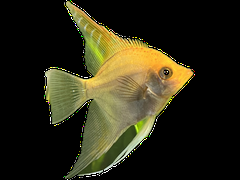
#> input picture src/DeskBox/Assets/Aquarium/angelfish.png, 240 x 180 px, given in place of angelfish.jpg, which was not available
$ python prepare-aquarium-realistic-assets.py
#> lines starting #> are read from the running program, lines starting #| are printed output that depends on the picture; pictures that were not available may be replaced by others from this repository, and a replacement may not be noted
#> (the call stopped at in fetch, `with urllib.request.urlopen(request, timeout=45) as response:`: the network is not available in this run)
"""Download and prepare realistic aquarium cut-outs from Wikimedia Commons.

The generated PNGs are transparent crops used by the aquarium scene.  Source
metadata is written beside the cached downloads so LICENSES.md can retain
attribution when the assets are regenerated.
"""

from __future__ import annotations

import json
import urllib.parse
import urllib.request
from pathlib import Path

import cv2
import numpy as np
from PIL import Image, ImageDraw


ROOT = Path(__file__).resolve().parents[1]
CACHE = ROOT / ".artifacts" / "aquarium-realistic-sources"
OUTPUT = ROOT / "src" / "DeskBox" / "Assets" / "Aquarium"

# The titles are stable Commons file names selected for clear, isolated
# subjects.  The API response retains author and license metadata.
SOURCES = {
    "angelfish": "File:Pterophyllum scalare 03.jpg",
    "lionfish": "File:Pterois volitans Manado-e.jpg",
    "pufferfish": "File:Pez globo (Arothron diadematus), mar Rojo, Egipto, 2023-04-17, DD 19.jpg",
    "seahorse": "File:Longsnout Seahorse (Hippocampus reidi).jpg",
    "yellow-tang": "File:Yellow tang in the Leningrad zoo 7.jpg",
    "royal-gramma": "File:Pez abuela real (Gramma loreto), San Pedro, Belice, 2025-12-18, DD 31.jpg",
    "mandarinfish": "File:Synchiropus splendidus 2 Luc Viatour.jpg",
    "moorish-idol": "File:Idole des Maures (Zanclus cornutus).jpg",
    "cardinalfish": "File:Apogonidae Sphaeramia nematoptera 3.jpg",
    "java-fern": "File:Java Fern (Microsorum pteropus) growing in the wild..jpg",
    "hornwort": "File:Ceratophyllum demersum, hornwort, rigid hornwort, coontail, or coon's tail. .jpg",
    "amazon-sword": "File:Echinodorus amazonicus-2-veda aquarium-bengaluru-India.jpg",
    "vallisneria": "File:Vallisneria nana-3-veda aquarium-bengaluru-India.jpg",
    "porcelain-crab": "File:Petrolisthes elongatus (New Zealand half crab).JPG",
    "emerald-crab": "File:Emerald Crab munching on Hair Algae.jpg",
    "hermit-crab": "File:Hairy yellow hermit crab Aniculus maximus.jpg",
    "fiddler-crab": "File:Compressed fiddler crab (Uca coarctata) male.jpg",
}


def fetch(url: str) -> bytes:
    request = urllib.request.Request(
        url,
        headers={"User-Agent": "SltBoxAssetPreparation/1.0 (https://sltbox.2leaves.cn)"},
    )
    with urllib.request.urlopen(request, timeout=45) as response:
        return response.read()


def download_sources() -> None:
    CACHE.mkdir(parents=True, exist_ok=True)
    for key, title in SOURCES.items():
        metadata_path = CACHE / f"{key}.json"
        if not metadata_path.exists():
            query = urllib.parse.urlencode(
                {
                    "action": "query",
                    "format": "json",
                    "titles": title,
                    "prop": "imageinfo",
                    "iiprop": "url|extmetadata",
                    "iiurlwidth": "1600",
                }
            )
            pages = json.loads(fetch("https://commons.wikimedia.org/w/api.php?" + query))["query"]["pages"]
            page = next(iter(pages.values()))
            if "imageinfo" not in page:
                raise RuntimeError(f"Commons source not found: {title}")
            metadata_path.write_text(json.dumps(page["imageinfo"][0], ensure_ascii=False, indent=2), encoding="utf-8")
        info = json.loads(metadata_path.read_text(encoding="utf-8"))
        source_path = CACHE / f"{key}.jpg"
        if not source_path.exists():
            url = info.get("thumburl", info["url"]).split("?")[0]
            source_path.write_bytes(fetch(url))
        print(key, Image.open(source_path).size, flush=True)


def _foreground(image: np.ndarray) -> np.ndarray:
    height, width = image.shape[:2]
    mask = np.zeros((height, width), np.uint8)
    rect = (max(2, width // 35), max(2, height // 35), max(4, width - width // 18), max(4, height - height // 18))
    background = np.zeros((1, 65), np.float64)
    foreground = np.zeros((1, 65), np.float64)
    cv2.grabCut(image, mask, rect, background, foreground, 3, cv2.GC_INIT_WITH_RECT)
    alpha = np.where((mask == cv2.GC_FGD) | (mask == cv2.GC_PR_FGD), 255, 0).astype(np.uint8)
    alpha = cv2.morphologyEx(alpha, cv2.MORPH_OPEN, np.ones((3, 3), np.uint8))
    return cv2.GaussianBlur(alpha, (3, 3), 0)


def _cyan_water_mask(image: np.ndarray) -> np.ndarray:
    blue, green, red = cv2.split(image)
    water = (blue > 105) & (green > 105) & (red < 165) & ((blue + green) > red * 2.0)
    alpha = (~water).astype(np.uint8) * 255
    alpha = cv2.morphologyEx(alpha, cv2.MORPH_OPEN, np.ones((3, 3), np.uint8))
    return cv2.GaussianBlur(alpha, (3, 3), 0)


def _green_plant_mask(image: np.ndarray) -> np.ndarray:
    hsv = cv2.cvtColor(image, cv2.COLOR_BGR2HSV)
    hue, saturation, value = cv2.split(hsv)
    blue, green_channel, red = cv2.split(image)
    green = ((hue >= 24) & (hue <= 92) & (saturation >= 45) & (value >= 28)
             & (green_channel >= blue + 5) & (green_channel >= red + 5))
    alpha = green.astype(np.uint8) * 255
    alpha = cv2.morphologyEx(alpha, cv2.MORPH_OPEN, np.ones((3, 3), np.uint8))
    alpha = cv2.morphologyEx(alpha, cv2.MORPH_CLOSE, np.ones((5, 5), np.uint8))
    return cv2.GaussianBlur(alpha, (3, 3), 0)


def _remove_small_components(alpha: np.ndarray, minimum_area: int) -> np.ndarray:
    count, labels, stats, _ = cv2.connectedComponentsWithStats(alpha, connectivity=8)
    cleaned = np.zeros_like(alpha)
    for label in range(1, count):
        if stats[label, cv2.CC_STAT_AREA] >= minimum_area:
            cleaned[labels == label] = 255
    return cleaned


def cutout(key: str, target: tuple[int, int]) -> None:
#> called with key = 'angelfish', target = (240, 180)
    source = cv2.imread(str(CACHE / f"{key}.jpg"), cv2.IMREAD_COLOR)
#> source is the input picture: shape (180, 240, 3); mean B, G, R 22.8, 41.9, 44.9
    if source is None:
        raise FileNotFoundError(key)
    crops = {
        "hornwort": (0.10, 0.08, 0.76, 0.88),
        "vallisneria": (0.12, 0.04, 0.66, 0.86),
    }
    if key in crops:
        left, top, width, height = crops[key]
        source = source[round(source.shape[0] * top) : round(source.shape[0] * (top + height)),
                        round(source.shape[1] * left) : round(source.shape[1] * (left + width))]
    # GrabCut scales poorly with large source photos.  A 600px working copy
    # preserves enough edge detail for these small UI assets while keeping
    # regeneration practical on developer machines.
    longest = max(source.shape[:2])
#> longest = 240
    if longest > 600:
        factor = 600 / longest
        source = cv2.resize(source, (round(source.shape[1] * factor), round(source.shape[0] * factor)), interpolation=cv2.INTER_AREA)
    alpha = _cyan_water_mask(source) if key == "lionfish" else (
        _green_plant_mask(source) if key in {"hornwort", "vallisneria"} else _foreground(source))
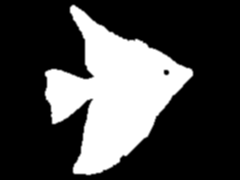
#> alpha: shape (180, 240); min 0, max 255, mean 70.7
    if key == "lionfish":
        alpha = _remove_small_components(alpha, 250)
    elif key in {"yellow-tang", "cardinalfish"}:
        alpha = _remove_small_components(alpha, 55)
    rgba = cv2.cvtColor(source, cv2.COLOR_BGR2RGBA)
    rgba[:, :, 3] = alpha
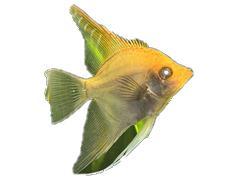
#> rgba: shape (180, 240, 4); mean R, G, B, A 44.9, 41.9, 22.8, 70.7; transparent parts drawn white
    ys, xs = np.where(alpha > 18)
#> ys = 12547 values from 4 to 175; xs = 12547 values, max 193 at index 3613, min 44 at index 3614, mean 112.8
    if len(xs) == 0:
        raise RuntimeError(f"GrabCut produced no foreground for {key}")
    rgba = rgba[max(0, ys.min() - 4) : min(rgba.shape[0], ys.max() + 5), max(0, xs.min() - 4) : min(rgba.shape[1], xs.max() + 5)]
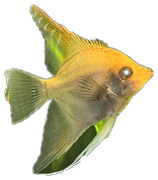
#> rgba: shape (180, 158, 4); mean R, G, B, A 68.2, 63.7, 34.6, 107.3; transparent parts drawn white
    image = Image.fromarray(rgba, "RGBA")
    image.thumbnail(target, Image.Resampling.LANCZOS)
    canvas = Image.new("RGBA", target, (0, 0, 0, 0))
#> canvas: PIL image 240x180 RGBA; every value is 0
    canvas.alpha_composite(image, ((target[0] - image.width) // 2, (target[1] - image.height) // 2))
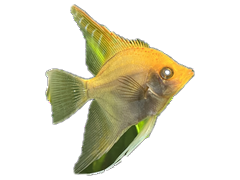
#> canvas: PIL image 240x180 RGBA; mean R, G, B, A 43.5, 40.5, 21.9, 70.7; transparent parts drawn white
    canvas.save(OUTPUT / f"{key}.png", optimize=True)


def contact_sheet() -> None:
    keys = list(SOURCES)
    sheet = Image.new("RGB", (1200, ((len(keys) + 3) // 4) * 260), "#12383f")
    draw = ImageDraw.Draw(sheet)
    for index, key in enumerate(keys):
        image = Image.open(OUTPUT / f"{key}.png").convert("RGBA")
        tile = Image.new("RGBA", (280, 220), (20, 64, 70, 255))
        image.thumbnail((270, 200), Image.Resampling.LANCZOS)
        tile.alpha_composite(image, ((280 - image.width) // 2, 18 + (200 - image.height) // 2))
        x, y = (index % 4) * 300, (index // 4) * 260
        sheet.paste(tile.convert("RGB"), (x, y))
        draw.text((x + 5, y + 4), key, fill="white")
    sheet.save(CACHE / "prepared-preview.jpg", quality=92)


def main() -> None:
    OUTPUT.mkdir(parents=True, exist_ok=True)
    download_sources()
    for key in SOURCES:
        target = (240, 240) if key in {"java-fern", "hornwort", "amazon-sword", "vallisneria"} else (240, 180)
        cutout(key, target)
    contact_sheet()
    print(f"prepared realistic aquarium assets in {OUTPUT}")


if __name__ == "__main__":
#> (the run stopped early here; a loop or call above may not have finished)
